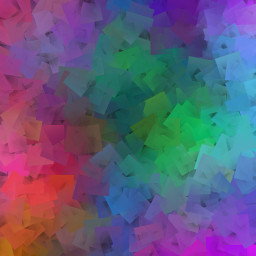
//> input picture codes/exercicio7/blend1.jpg, 256 x 256 px
$ ./addweighted   (built with g++ and OpenCV 4)
//> lines starting //> are read from the running program, lines starting //| are printed output that depends on the picture
#include <iostream>
#include <cstdio>
#include <opencv2/opencv.hpp>

double alfa;
int alfa_slider = 0;
int alfa_slider_max = 100;

int top_slider = 0;
int top_slider_max = 100;

cv::Mat image1, image2, blended;
cv::Mat imageTop;

char TrackbarName[50];

void on_trackbar_blend(int, void*){
 alfa = (double) alfa_slider/alfa_slider_max ;
 cv::addWeighted(image1, 1-alfa, imageTop, alfa, 0.0, blended);
 cv::imshow("addweighted", blended);
}

void on_trackbar_line(int, void*){
  image1.copyTo(imageTop);
  int limit = top_slider*255/100;
  if(limit > 0){
    cv::Mat tmp = image2(cv::Rect(0, 0, 256, limit));
    tmp.copyTo(imageTop(cv::Rect(0, 0, 256, limit)));
  }
  on_trackbar_blend(alfa_slider,0);
}

int main(int argvc, char** argv){
  image1 = cv::imread("blend1.jpg");
//> image1 is the input picture: 256 rows x 256 cols, CV_8UC3; mean B, G, R 122.3, 90.9, 96.8
  image2 = cv::imread("blend2.jpg");
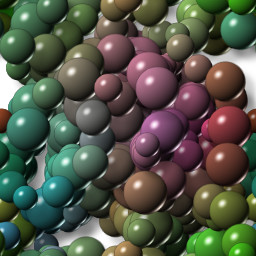
//> input picture codes/exercicio7/blend2.jpg, 256 x 256 px
//> image2 is the input picture: 256 rows x 256 cols, CV_8UC3; mean B, G, R 71.6, 86.1, 82.2
  image2.copyTo(imageTop);
  cv::namedWindow("addweighted", 1);

  std::sprintf( TrackbarName, "Alpha x %d", alfa_slider_max );
  cv::createTrackbar( TrackbarName, "addweighted",
                      &alfa_slider,
                      alfa_slider_max,
                      on_trackbar_blend );
//> slider 'Alpha x 100' is set to 33
  on_trackbar_blend(alfa_slider, 0 );
//> in on_trackbar_blend, `cv::addWeighted(image1, 1-alfa, imageTop, alfa, 0.0, blended);`:
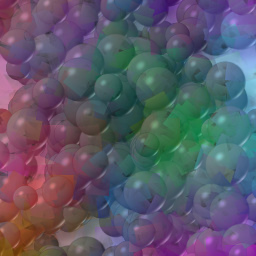
//> blended: 256 rows x 256 cols, CV_8UC3; mean B, G, R 105.6, 89.3, 92

  std::sprintf( TrackbarName, "Scanline x %d", top_slider_max );
  cv::createTrackbar( TrackbarName, "addweighted",
                      &top_slider,
                      top_slider_max,
                      on_trackbar_line );
//> slider 'Scanline x 100' is set to 33
  on_trackbar_line(top_slider, 0 );
//> in on_trackbar_line, `cv::Mat tmp = image2(cv::Rect(0, 0, 256, limit));`:
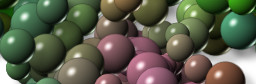
//> tmp: 84 rows x 256 cols, CV_8UC3; mean B, G, R 75.1, 94.1, 91
//> in on_trackbar_line, `tmp.copyTo(imageTop(cv::Rect(0, 0, 256, limit)));`:
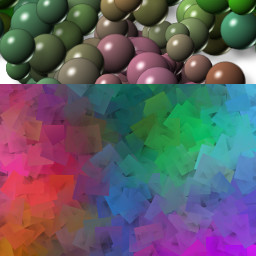
//> imageTop: 256 rows x 256 cols, CV_8UC3; mean B, G, R 101.6, 92.8, 97.2
//> in on_trackbar_blend (call 2), `cv::addWeighted(image1, 1-alfa, imageTop, alfa, 0.0, blended);`:
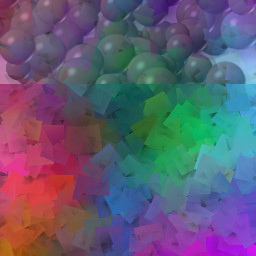
//> blended: 256 rows x 256 cols, CV_8UC3; mean B, G, R 115.5, 91.5, 97

  cv::waitKey(0);
  return 0;
}
